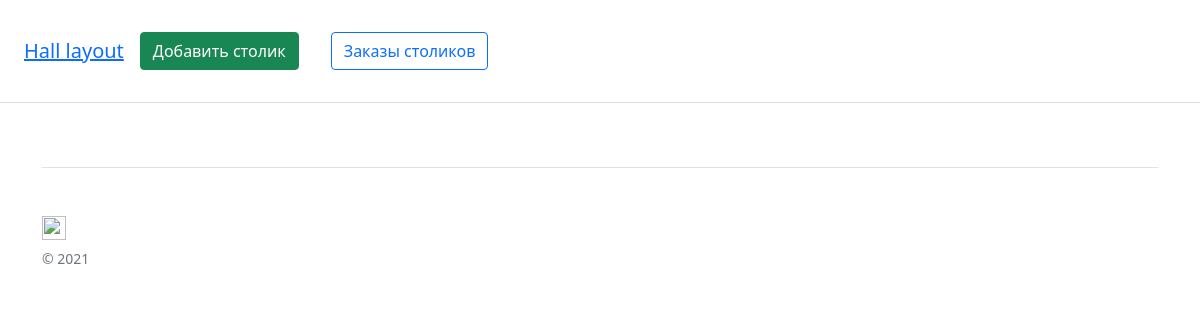
The page /orders on the database as committed earlier.
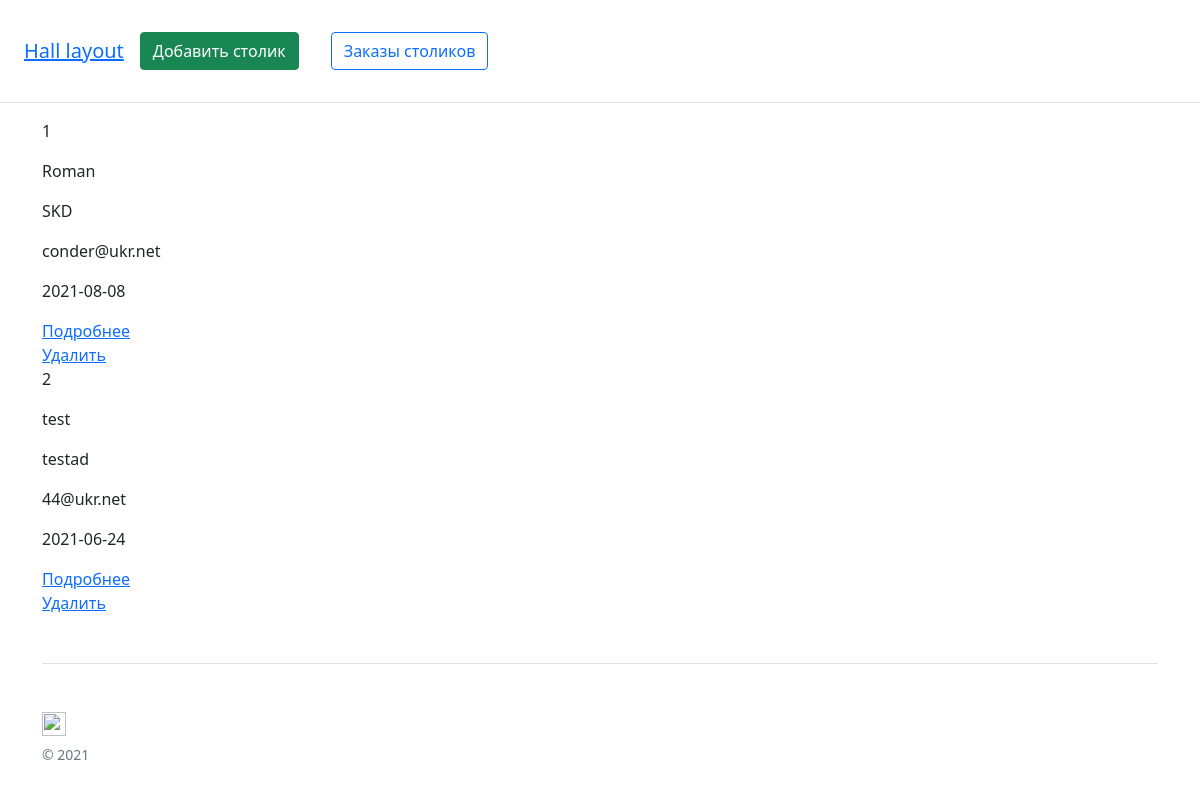
The same page on the database as committed later.
### app.py (models this page shows)
class Order(db.Model):
    id = db.Column(db.Integer, primary_key=True)
    name = db.Column(db.String(20))
    address = db.Column(db.String(100))
    email = db.Column(db.String(50))
    date = db.Column(db.String(50))
    items = db.relationship('Order_Tables', backref='order', lazy=True)

### app.py (the view)
@app.route('/orders')
def orders():
    orders = Order.query.all()
    return render_template('orders.html', orders=orders)

### templates/orders.html (shortened to what this page needs)
{% extends "base.html" %}
{% block content %}
<div class="row">
{% for order in orders %}
    <p>{{ order.id }}</p>
    <p>{{ order.name }}</p>
    <p>{{ order.address }}</p>
    <p>{{ order.email }}</p>
    <p>{{ order.date }}</p>
    <a href="{{ url_for('order', order_id=order.id) }}">Подробнее</a>
    <a href="{{ url_for('del_order', id=order.id) }}">Удалить</a>
{% endfor %}
</div>
{% endblock %}

### templates/base.html (shortened to what this page needs)
<!doctype html>
<html lang="en">
  <head>
      <link rel="stylesheet" href="{{ url_for('static', filename='style/style.css') }}">
<link rel="stylesheet" type="text/css" href="http://ajax.googleapis.com/ajax/libs/jqueryui/1.8.18/themes/overcast/jquery-ui.css" />
    <link href="https://cdn.jsdelivr.net/npm/bootstrap@5.0.1/dist/css/bootstrap.min.css" rel="stylesheet">
<link rel="stylesheet" href="https://pro.fontawesome.com/releases/v5.10.0/css/all.css"/>
  </head>
  <body>
    <div class="d-flex flex-column flex-md-row align-items-center p-3 px-md-4 mb-3 bg-white border-bottom box-shadow">
      <h5 class="my-0 mr-md-auto font-weight-normal"><a href="{{ url_for('index') }}">Hall layout</a></h5>
      <nav class="my-2 my-md-0 mr-md-3">
        <a class="btn btn-success m-3" href="{{ url_for('add_table') }}">Добавить столик</a>
      </nav>
      <a class="btn btn-outline-primary m-3" href="{{ url_for('orders') }}">Заказы столиков</a>
    </div>
    <div class="container">
            {% block content %}
            {% endblock %}
      <footer class="pt-4 my-md-5 pt-md-5 border-top">
        <div class="row">
          <div class="col-12 col-md">
            <img class="mb-2" src="https://getbootstrap.com/docs/4.0/assets/brand/bootstrap-solid.svg" alt="" width="24" height="24">
            <small class="d-block mb-3 text-muted">&copy; 2021</small>
          </div>
        </div>
      </footer>
 </div>
  </body>
</html>

Rows that differ between the two databases and show on the page:
added Order: id "1", name "Roman", address "SKD", email "conder@ukr.net", date "2021-08-08"
added Order: id "2", name "test", address "testad", email "44@ukr.net", date "2021-06-24"
